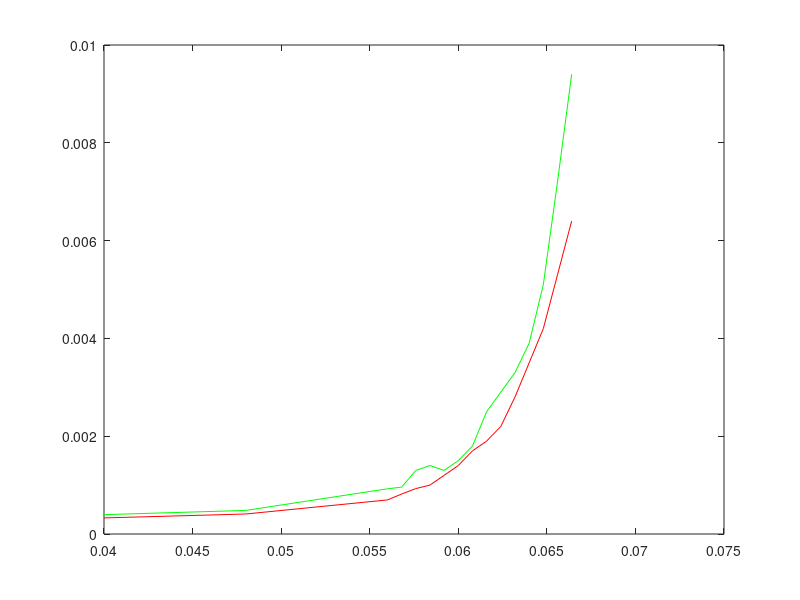

Write the MATLAB code that produced this figure. (Note: this script raises an error after producing the figure.)
x_hotspot=[50 60 70 71 72 73 74 75 76 77 78 79 80 81 82 83];
y_hotspot_llb=[0.00032891 0.00040901 0.00069664 0.00081708 0.0009283 0.001 0.0012 0.0014 0.0017 0.0019 0.0022 0.0028 0.0035 0.0042 0.0053 0.0064];
y_hotspot_dynv=[0.00039564 0.0004821 0.00092422 0.00095847 0.0013 0.0014 0.0013 0.0015 0.0018 0.0025 0.0029 0.0033 0.0039 0.0051 0.0072 0.0094];
%y_hotspot_gen24=[0.00050758 0.00071961 0.0015 0.0017 0.0018 0.0021 0.0023 0.0026 0.0029 0.0034 0.0041 0.0046 0.0054 0.0063 0.0075 0.0084];
%y_hotspot_gen48=[0.00050184 0.00067935 0.0015 0.0016 0.0019 0.0022 0.0024 0.0027 0.0031 0.0035 0.0042 0.0049 0.006 0.007 0.0083 0.0096];

plot(x_hotspot/1250,y_hotspot_llb,'-r')
hold on
plot(x_hotspot/1250,y_hotspot_dynv,'-g')
% hold on
% plot(x_hotspot/1250,y_hotspot_gen24,'-.k')
% hold on
% plot(x_hotspot/1250,y_hotspot_gen48,'-k')
handle=legend('linked-list','AVCS-NoC',2);
xlabel('packet injection rate (flits/node/cycle)','fontsize',14)
ylabel('average port utilization','fontsize',14)
set(handle,'FontSize',14);
print -depsc ../figures/hotspotutil.eps
close all


x_transpose=[100 200 300 310 320 330 340 350 360 370 380 390 400 410 420]
y_transpose_llb=[0.00054249 0.0011 0.0016 0.0017 0.0018 0.0018 0.0019 0.002 0.0022 0.0024 0.0027 0.0031 0.0037 0.0044 0.0056]
y_transpose_dynv=[0.0006442 0.0013 0.0019 0.002 0.0021 0.0022 0.0022 0.0023 0.0023 0.0025 0.0025 0.0026 0.0028 0.003 0.0032]
%y_transpose_gen24=[0.00081859 0.0016 0.0024 0.0025 0.0026 0.0027 0.0028 0.0029 0.003 0.0029 0.0032 0.0032 0.0034 0.0034 0.0035]
%y_transpose_gen48=[0.00081364 0.0016 0.0025 0.0027 0.0028 0.003 0.0033 0.0035 0.004 0.0046 0.0051 0.0063 0.0077 0.01 0.0121]

plot(x_transpose/1250,y_transpose_llb,'-r')
hold on
plot(x_transpose/1250,y_transpose_dynv,'-g')
% hold on
% plot(x_transpose/1250,y_transpose_gen24,'-.k')
% hold on
% plot(x_transpose/1250,y_transpose_gen48,'-k')
handle=legend('linked-list','AVCS-NoC',2);
xlabel('packet injection rate (flits/node/cycle)','fontsize',14)
ylabel('average port utilization','fontsize',14)
set(handle,'FontSize',14);
print -depsc ../figures/transposeutil.eps
close all


x_random=[100 200 300 400 500 600 650 660 670 680 690 700 710 720 730 740]
y_random_llb=[0.00059994 0.0012 0.0018 0.0024 0.003 0.0036 0.004 0.0041 0.0042 0.0043 0.0045 0.0046 0.0048 0.005 0.0053 0.0056]
y_random_dynv=[0.00071496 0.0014 0.0022 0.0029 0.0036 0.0044 0.0048 0.0048 0.0050 0.0050 0.0052 0.0053 0.0055 0.0057 0.0057 0.0059]
%y_random_gen24=[0.00090357 0.0018 0.0027 0.0036 0.0045 0.0048 0.0048 0.0048 0.0048 0.0048 0.0048 0.0048 0.0048 0.0048 0.0048 0.0048]
%y_random_gen48=[0.00090008 0.0018 0.0027 0.0036 0.0045 0.0058 0.0068 0.0069 0.0073 0.0076 0.008 0.0085 0.0092 0.0091 0.0107 0.011]

plot(x_random/1250,y_random_llb,'-r')
hold on
plot(x_random/1250,y_random_dynv,'-g')
% hold on
% plot(x_random/1250,y_random_gen24,'-.k');
% hold on
% plot(x_random/1250,y_random_gen48,'-k');

handle=legend('linked-list','AVCS-NoC',2);
xlabel('packet injection rate (flits/node/cycle)','fontsize',14)
ylabel('average port utilization','fontsize',14)
set(handle,'FontSize',14);
print -depsc ../figures/randomutil.eps